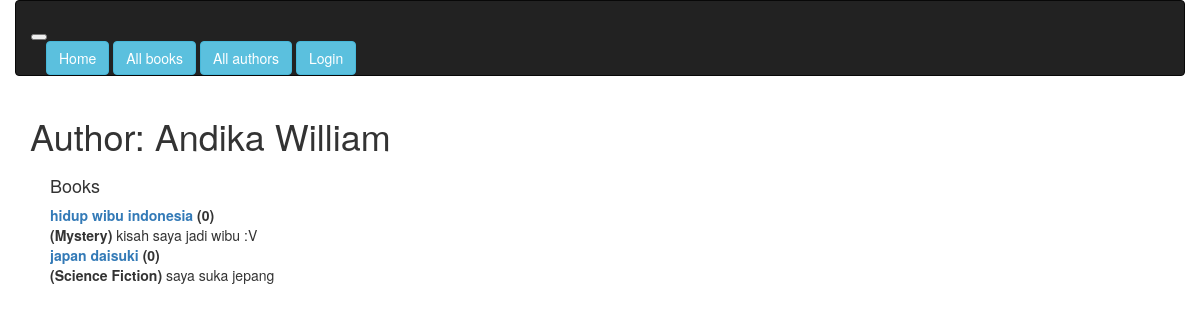
/catalog/author/22, run on the app's committed database.
### catalog/models.py (models this page shows, shortened)
class Author(models.Model):
    first_name = models.CharField(max_length=100)
    middle_name = models.CharField(max_length=100, blank=True)          #Author may have middle name/initial
    last_name = models.CharField(max_length=100)
    date_of_birth = models.DateField(null=True, blank=True)
    date_of_death = models.DateField('Died', null=True, blank=True)
    def get_author_name(self):
        return '%s %s %s' % (self.first_name, self.middle_name, self.last_name)

class Book(models.Model):
    title = models.CharField(max_length=200)
    author = models.ForeignKey('Author', on_delete=models.SET_NULL, null=True)
    summary = models.TextField(max_length=1000, help_text="Enter a brief description of the book")
    isbn = models.CharField('ISBN', max_length=13,
                            help_text='13 Character <a href="https://www.isbn-international.org/content/what-isbn">ISBN number</a>')
    genre = models.ManyToManyField(Genre, help_text="Select a genre for this book")
    language = models.ForeignKey('Language', on_delete=models.SET_NULL, null=True)
    def display_genre(self):
        return ', '.join([genre.name for genre in self.genre.all()[:3]])
    display_genre.short_description = 'Genre'
    def __str__(self):
        return self.title

class Genre(models.Model):
    name = models.CharField(max_length=200, help_text="Enter a book genre (e.g. Science Fiction, French Poetry etc.)")

### catalog/views.py (the view)
# urls.py: url(r'^author/(?P<pk>\d+)$', views.AuthorDetailView.as_view(), name="author-detail"),
class AuthorDetailView(generic.DetailView):
    model = Author

### catalog/templates/catalog/author_detail.html
<!DOCTYPE html>
{% extends "base_generic.html" %}
{% block content %}
  <h1>Author: {{ author.get_author_name }}</h1>
  <div style="margin-left:20px;margin-top:20px">
    <h4>Books</h4>
    <dl>
        {% for book in author.book_set.all %}
            <dt><a href="{% url 'book-detail' book.pk %}">{{book}}</a> ({{book.bookinstance_set.all.count}})</dt>
            <dd><b>({{book.display_genre}})</b> {{book.summary}}</dd>
        {% endfor %}
    </dl>
  </div>
{% endblock %}

### catalog/templates/base_generic.html (shortened to what this page needs)
<!DOCTYPE html>
<html lang="en">
    <head>
        <link rel="stylesheet" href="https://maxcdn.bootstrapcdn.com/bootstrap/3.3.7/css/bootstrap.min.css">
        {% load static %}
        <link rel="stylesheet" type= "text/css" href="{% static 'css/styles.css' %}">
    </head>
    <body>
         <div class="container">
             <div class="row">
                 <nav class="navbar navbar-expand-xl navbar-inverse">﻿
                     <div class="container">
                       <button class="navbar-toggler" data-toggle="collapse" data-target="#mainNav">
                       </button>
                       <div class="collapse navbar-collapse" id="#mainNav">
                        <div class="navbar-nav">
                          <a class="btn btn-info" role="button" href="{% url 'index' %}">Home</a>
                          <a class="btn btn-info" role="button" href="{% url 'books' %}">All books</a>
                          <a class="btn btn-info" role="button" href="{% url 'authors' %}">All authors</a>
                            {% if user.is_authenticated %}
                                     <li>User: {{ user.get_username }}</li>
                                     <a class="btn btn-info" role="button" href="{% url 'logout'%}?next={{request.path}}">Logout</a>
                                     {% else %}
                                     <a class="btn btn-info" role="button" href="{% url 'login'%}?next={{request.path}}">Login</a>
                            {% endif %}
                        </div>
                       </div>
                     </div>
                 </nav>
                 <div class="col-sm-10 ">
                 {% block content %}{% endblock %}
                 </div>
             </div>
         </div>
    </body>
</html>

### data on the page
Author: get_author_name "Andika William"
Book: title "hidup wibu indonesia", bookinstance_set.all.count "0", display_genre "Mystery", summary "kisah saya jadi wibu :V"
Book: title "japan daisuki", bookinstance_set.all.count "0", display_genre "Science Fiction", summary "saya suka jepang"
